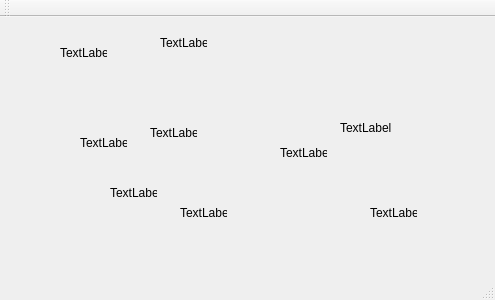
<?xml version="1.0" encoding="UTF-8"?>
<ui version="4.0">
 <class>MainWindow</class>
 <widget class="QMainWindow" name="MainWindow">
  <property name="geometry">
   <rect>
    <x>0</x>
    <y>0</y>
    <width>495</width>
    <height>300</height>
   </rect>
  </property>
  <property name="windowTitle">
   <string>MainWindow</string>
  </property>
  <widget class="QWidget" name="centralWidget">
   <widget class="QLabel" name="StartScreen">
    <property name="geometry">
     <rect>
      <x>60</x>
      <y>30</y>
      <width>47</width>
      <height>12</height>
     </rect>
    </property>
    <property name="text">
     <string>TextLabel</string>
    </property>
   </widget>
   <widget class="QPushButton" name="ExitButton">
    <property name="geometry">
     <rect>
      <x>40</x>
      <y>40</y>
      <width>21</width>
      <height>21</height>
     </rect>
    </property>
    <property name="mouseTracking">
     <bool>false</bool>
    </property>
    <property name="text">
     <string/>
    </property>
    <property name="flat">
     <bool>true</bool>
    </property>
   </widget>
   <widget class="QPushButton" name="StartButton">
    <property name="geometry">
     <rect>
      <x>310</x>
      <y>152</y>
      <width>21</width>
      <height>21</height>
     </rect>
    </property>
    <property name="mouseTracking">
     <bool>false</bool>
    </property>
    <property name="autoFillBackground">
     <bool>false</bool>
    </property>
    <property name="text">
     <string/>
    </property>
    <property name="flat">
     <bool>true</bool>
    </property>
   </widget>
   <widget class="QLabel" name="GameScreen">
    <property name="geometry">
     <rect>
      <x>80</x>
      <y>120</y>
      <width>47</width>
      <height>12</height>
     </rect>
    </property>
    <property name="text">
     <string>TextLabel</string>
    </property>
    <property name="scaledContents">
     <bool>true</bool>
    </property>
   </widget>
   <widget class="QLabel" name="drum1">
    <property name="geometry">
     <rect>
      <x>180</x>
      <y>190</y>
      <width>47</width>
      <height>12</height>
     </rect>
    </property>
    <property name="text">
     <string>TextLabel</string>
    </property>
   </widget>
   <widget class="QLabel" name="drum2">
    <property name="geometry">
     <rect>
      <x>110</x>
      <y>170</y>
      <width>47</width>
      <height>12</height>
     </rect>
    </property>
    <property name="text">
     <string>TextLabel</string>
    </property>
   </widget>
   <widget class="QLabel" name="clock">
    <property name="geometry">
     <rect>
      <x>220</x>
      <y>30</y>
      <width>101</width>
      <height>91</height>
     </rect>
    </property>
    <property name="font">
     <font>
      <family>Comic Sans MS</family>
      <pointsize>72</pointsize>
      <weight>75</weight>
      <bold>true</bold>
     </font>
    </property>
    <property name="frameShape">
     <enum>QFrame::NoFrame</enum>
    </property>
    <property name="lineWidth">
     <number>4</number>
    </property>
    <property name="text">
     <string/>
    </property>
    <property name="alignment">
     <set>Qt::AlignCenter</set>
    </property>
    <property name="indent">
     <number>4</number>
    </property>
   </widget>
   <widget class="QLabel" name="drum1L">
    <property name="geometry">
     <rect>
      <x>280</x>
      <y>130</y>
      <width>47</width>
      <height>12</height>
     </rect>
    </property>
    <property name="text">
     <string>TextLabel</string>
    </property>
   </widget>
   <widget class="QLabel" name="drum2L">
    <property name="geometry">
     <rect>
      <x>370</x>
      <y>190</y>
      <width>47</width>
      <height>12</height>
     </rect>
    </property>
    <property name="text">
     <string>TextLabel</string>
    </property>
   </widget>
   <widget class="QLabel" name="drum3">
    <property name="geometry">
     <rect>
      <x>160</x>
      <y>20</y>
      <width>47</width>
      <height>12</height>
     </rect>
    </property>
    <property name="text">
     <string>TextLabel</string>
    </property>
   </widget>
   <widget class="QLabel" name="drum3L">
    <property name="geometry">
     <rect>
      <x>150</x>
      <y>110</y>
      <width>47</width>
      <height>12</height>
     </rect>
    </property>
    <property name="text">
     <string>TextLabel</string>
    </property>
   </widget>
   <widget class="QLabel" name="score">
    <property name="geometry">
     <rect>
      <x>230</x>
      <y>150</y>
      <width>81</width>
      <height>81</height>
     </rect>
    </property>
    <property name="font">
     <font>
      <family>AR CENA</family>
      <pointsize>72</pointsize>
      <weight>75</weight>
      <bold>true</bold>
     </font>
    </property>
    <property name="text">
     <string/>
    </property>
    <property name="alignment">
     <set>Qt::AlignCenter</set>
    </property>
    <property name="margin">
     <number>-2</number>
    </property>
   </widget>
   <widget class="QPushButton" name="RestartButton">
    <property name="geometry">
     <rect>
      <x>260</x>
      <y>100</y>
      <width>75</width>
      <height>23</height>
     </rect>
    </property>
    <property name="text">
     <string/>
    </property>
    <property name="flat">
     <bool>true</bool>
    </property>
   </widget>
   <widget class="QLabel" name="RestartScreen">
    <property name="geometry">
     <rect>
      <x>340</x>
      <y>50</y>
      <width>151</width>
      <height>121</height>
     </rect>
    </property>
    <property name="text">
     <string>TextLabel</string>
    </property>
   </widget>
   <widget class="QLabel" name="final_score">
    <property name="geometry">
     <rect>
      <x>90</x>
      <y>30</y>
      <width>361</width>
      <height>121</height>
     </rect>
    </property>
    <property name="font">
     <font>
      <family>AR CENA</family>
      <pointsize>72</pointsize>
      <weight>75</weight>
      <bold>true</bold>
     </font>
    </property>
    <property name="text">
     <string/>
    </property>
    <property name="alignment">
     <set>Qt::AlignCenter</set>
    </property>
   </widget>
   <widget class="QLabel" name="score_word">
    <property name="geometry">
     <rect>
      <x>50</x>
      <y>100</y>
      <width>251</width>
      <height>181</height>
     </rect>
    </property>
    <property name="font">
     <font>
      <family>AR CENA</family>
      <pointsize>72</pointsize>
      <weight>75</weight>
      <bold>true</bold>
     </font>
    </property>
    <property name="text">
     <string/>
    </property>
   </widget>
   <widget class="QPushButton" name="ExitButton2">
    <property name="geometry">
     <rect>
      <x>130</x>
      <y>210</y>
      <width>75</width>
      <height>23</height>
     </rect>
    </property>
    <property name="text">
     <string/>
    </property>
    <property name="flat">
     <bool>true</bool>
    </property>
   </widget>
   <widget class="QPushButton" name="StopButton">
    <property name="geometry">
     <rect>
      <x>270</x>
      <y>210</y>
      <width>75</width>
      <height>23</height>
     </rect>
    </property>
    <property name="text">
     <string/>
    </property>
    <property name="flat">
     <bool>true</bool>
    </property>
   </widget>
   <widget class="QPushButton" name="GoButton">
    <property name="geometry">
     <rect>
      <x>50</x>
      <y>210</y>
      <width>75</width>
      <height>23</height>
     </rect>
    </property>
    <property name="text">
     <string/>
    </property>
    <property name="flat">
     <bool>true</bool>
    </property>
   </widget>
   <widget class="QPushButton" name="ReturnButton">
    <property name="geometry">
     <rect>
      <x>0</x>
      <y>200</y>
      <width>50</width>
      <height>41</height>
     </rect>
    </property>
    <property name="font">
     <font>
      <family>AR CENA</family>
      <pointsize>14</pointsize>
      <weight>75</weight>
      <bold>true</bold>
     </font>
    </property>
    <property name="text">
     <string/>
    </property>
    <property name="flat">
     <bool>true</bool>
    </property>
   </widget>
   <widget class="QLabel" name="checkbg">
    <property name="geometry">
     <rect>
      <x>300</x>
      <y>70</y>
      <width>171</width>
      <height>171</height>
     </rect>
    </property>
    <property name="text">
     <string/>
    </property>
    <property name="alignment">
     <set>Qt::AlignCenter</set>
    </property>
   </widget>
   <widget class="QPushButton" name="RButton">
    <property name="geometry">
     <rect>
      <x>270</x>
      <y>190</y>
      <width>75</width>
      <height>23</height>
     </rect>
    </property>
    <property name="text">
     <string/>
    </property>
    <property name="flat">
     <bool>true</bool>
    </property>
   </widget>
   <widget class="QPushButton" name="CButton">
    <property name="geometry">
     <rect>
      <x>310</x>
      <y>80</y>
      <width>75</width>
      <height>23</height>
     </rect>
    </property>
    <property name="text">
     <string/>
    </property>
    <property name="flat">
     <bool>true</bool>
    </property>
   </widget>
   <widget class="QLabel" name="test">
    <property name="geometry">
     <rect>
      <x>280</x>
      <y>60</y>
      <width>47</width>
      <height>12</height>
     </rect>
    </property>
    <property name="text">
     <string/>
    </property>
   </widget>
   <widget class="QLabel" name="bad">
    <property name="geometry">
     <rect>
      <x>300</x>
      <y>70</y>
      <width>71</width>
      <height>31</height>
     </rect>
    </property>
    <property name="font">
     <font>
      <family>AR CENA</family>
      <pointsize>20</pointsize>
      <weight>75</weight>
      <bold>true</bold>
     </font>
    </property>
    <property name="text">
     <string/>
    </property>
    <property name="alignment">
     <set>Qt::AlignCenter</set>
    </property>
   </widget>
   <widget class="QLabel" name="good">
    <property name="geometry">
     <rect>
      <x>240</x>
      <y>180</y>
      <width>101</width>
      <height>51</height>
     </rect>
    </property>
    <property name="font">
     <font>
      <family>AR CENA</family>
      <pointsize>20</pointsize>
      <weight>75</weight>
      <bold>true</bold>
     </font>
    </property>
    <property name="text">
     <string/>
    </property>
   </widget>
   <widget class="QLabel" name="people1">
    <property name="geometry">
     <rect>
      <x>50</x>
      <y>230</y>
      <width>47</width>
      <height>12</height>
     </rect>
    </property>
    <property name="text">
     <string/>
    </property>
    <property name="alignment">
     <set>Qt::AlignCenter</set>
    </property>
   </widget>
   <widget class="QPushButton" name="ReadyButton">
    <property name="geometry">
     <rect>
      <x>330</x>
      <y>70</y>
      <width>75</width>
      <height>23</height>
     </rect>
    </property>
    <property name="text">
     <string/>
    </property>
    <property name="flat">
     <bool>true</bool>
    </property>
   </widget>
   <widget class="QLabel" name="intro1">
    <property name="geometry">
     <rect>
      <x>50</x>
      <y>220</y>
      <width>47</width>
      <height>12</height>
     </rect>
    </property>
    <property name="text">
     <string/>
    </property>
   </widget>
   <widget class="QLabel" name="intro2">
    <property name="geometry">
     <rect>
      <x>210</x>
      <y>210</y>
      <width>47</width>
      <height>12</height>
     </rect>
    </property>
    <property name="text">
     <string/>
    </property>
   </widget>
   <widget class="QLabel" name="introbg">
    <property name="geometry">
     <rect>
      <x>90</x>
      <y>200</y>
      <width>47</width>
      <height>12</height>
     </rect>
    </property>
    <property name="text">
     <string/>
    </property>
   </widget>
   <zorder>introbg</zorder>
   <zorder>StartScreen</zorder>
   <zorder>ExitButton</zorder>
   <zorder>StartButton</zorder>
   <zorder>GameScreen</zorder>
   <zorder>drum2</zorder>
   <zorder>drum1</zorder>
   <zorder>clock</zorder>
   <zorder>drum1L</zorder>
   <zorder>drum2L</zorder>
   <zorder>drum3</zorder>
   <zorder>drum3L</zorder>
   <zorder>score</zorder>
   <zorder>RestartScreen</zorder>
   <zorder>RestartButton</zorder>
   <zorder>final_score</zorder>
   <zorder>score_word</zorder>
   <zorder>ExitButton2</zorder>
   <zorder>StopButton</zorder>
   <zorder>ReturnButton</zorder>
   <zorder>checkbg</zorder>
   <zorder>RButton</zorder>
   <zorder>CButton</zorder>
   <zorder>test</zorder>
   <zorder>bad</zorder>
   <zorder>good</zorder>
   <zorder>people1</zorder>
   <zorder>ReadyButton</zorder>
   <zorder>intro1</zorder>
   <zorder>intro2</zorder>
   <zorder>GoButton</zorder>
  </widget>
  <widget class="QMenuBar" name="menuBar">
   <property name="geometry">
    <rect>
     <x>0</x>
     <y>0</y>
     <width>495</width>
     <height>21</height>
    </rect>
   </property>
  </widget>
  <widget class="QToolBar" name="mainToolBar">
   <attribute name="toolBarArea">
    <enum>TopToolBarArea</enum>
   </attribute>
   <attribute name="toolBarBreak">
    <bool>false</bool>
   </attribute>
  </widget>
  <widget class="QStatusBar" name="statusBar"/>
 </widget>
 <layoutdefault spacing="6" margin="11"/>
 <resources/>
 <connections/>
</ui>
